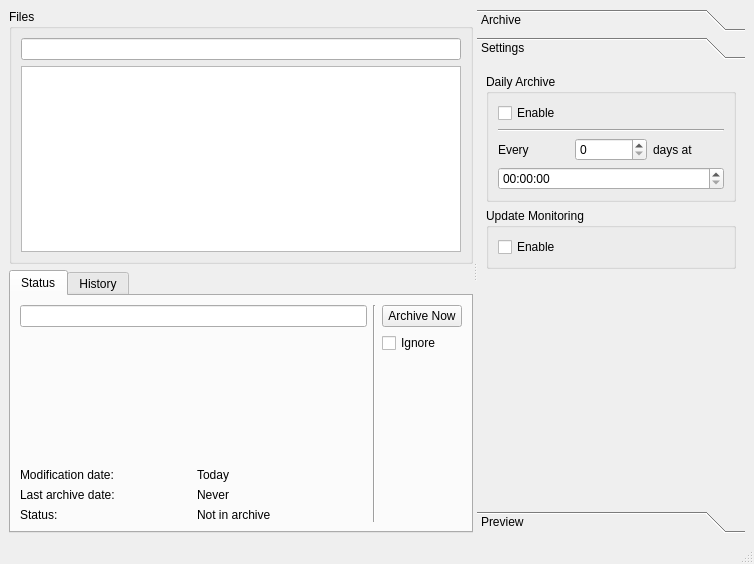
<ui version="4.0" >
 <class>MainWindow</class>
 <widget class="QMainWindow" name="MainWindow" >
  <property name="geometry" >
   <rect>
    <x>0</x>
    <y>0</y>
    <width>754</width>
    <height>564</height>
   </rect>
  </property>
  <property name="windowTitle" >
   <string>MainWindow</string>
  </property>
  <widget class="QWidget" name="centralwidget" >
   <layout class="QVBoxLayout" >
    <item>
     <widget class="QSplitter" name="splitter" >
      <property name="orientation" >
       <enum>Qt::Horizontal</enum>
      </property>
      <widget class="QWidget" name="layoutWidget" >
       <layout class="QVBoxLayout" >
        <item>
         <widget class="QGroupBox" name="groupBox" >
          <property name="title" >
           <string>Files</string>
          </property>
          <layout class="QVBoxLayout" >
           <item>
            <widget class="QLineEdit" name="lineEdit" />
           </item>
           <item>
            <widget class="QListView" name="fileView" />
           </item>
          </layout>
         </widget>
        </item>
        <item>
         <widget class="QTabWidget" name="tabWidget" >
          <property name="currentIndex" >
           <number>0</number>
          </property>
          <widget class="QWidget" name="tab" >
           <attribute name="title" >
            <string>Status</string>
           </attribute>
           <layout class="QHBoxLayout" >
            <item>
             <layout class="QVBoxLayout" >
              <item>
               <widget class="QLineEdit" name="lineEdit_2" >
                <property name="frame" >
                 <bool>true</bool>
                </property>
                <property name="readOnly" >
                 <bool>true</bool>
                </property>
               </widget>
              </item>
              <item>
               <spacer>
                <property name="orientation" >
                 <enum>Qt::Vertical</enum>
                </property>
                <property name="sizeHint" stdset="0" >
                 <size>
                  <width>20</width>
                  <height>40</height>
                 </size>
                </property>
               </spacer>
              </item>
              <item>
               <layout class="QGridLayout" >
                <item row="0" column="0" >
                 <widget class="QLabel" name="label" >
                  <property name="text" >
                   <string>Modification date:</string>
                  </property>
                 </widget>
                </item>
                <item row="0" column="1" >
                 <widget class="QLabel" name="lbl_modstamp" >
                  <property name="text" >
                   <string>Today</string>
                  </property>
                 </widget>
                </item>
                <item row="1" column="0" >
                 <widget class="QLabel" name="label_3" >
                  <property name="text" >
                   <string>Last archive date:</string>
                  </property>
                 </widget>
                </item>
                <item row="1" column="1" >
                 <widget class="QLabel" name="lbl_archiveStamp" >
                  <property name="text" >
                   <string>Never</string>
                  </property>
                 </widget>
                </item>
                <item row="2" column="0" >
                 <widget class="QLabel" name="label_2" >
                  <property name="text" >
                   <string>Status:</string>
                  </property>
                 </widget>
                </item>
                <item row="2" column="1" >
                 <widget class="QLabel" name="lbl_status" >
                  <property name="text" >
                   <string>Not in archive</string>
                  </property>
                 </widget>
                </item>
               </layout>
              </item>
             </layout>
            </item>
            <item>
             <layout class="QHBoxLayout" >
              <item>
               <widget class="Line" name="line" >
                <property name="orientation" >
                 <enum>Qt::Vertical</enum>
                </property>
               </widget>
              </item>
              <item>
               <layout class="QVBoxLayout" >
                <item>
                 <widget class="QPushButton" name="btn_archiveFile" >
                  <property name="text" >
                   <string>Archive Now</string>
                  </property>
                 </widget>
                </item>
                <item>
                 <widget class="QCheckBox" name="chk_ignoreFile" >
                  <property name="text" >
                   <string>Ignore</string>
                  </property>
                 </widget>
                </item>
                <item>
                 <spacer>
                  <property name="orientation" >
                   <enum>Qt::Vertical</enum>
                  </property>
                  <property name="sizeHint" stdset="0" >
                   <size>
                    <width>20</width>
                    <height>71</height>
                   </size>
                  </property>
                 </spacer>
                </item>
               </layout>
              </item>
             </layout>
            </item>
           </layout>
          </widget>
          <widget class="QWidget" name="tab_2" >
           <attribute name="title" >
            <string>History</string>
           </attribute>
           <layout class="QVBoxLayout" >
            <item>
             <widget class="QListView" name="revisionView" />
            </item>
            <item>
             <widget class="QPushButton" name="btnRestore" >
              <property name="text" >
               <string>Restore...</string>
              </property>
             </widget>
            </item>
           </layout>
          </widget>
         </widget>
        </item>
       </layout>
      </widget>
      <widget class="QToolBox" name="toolBox" >
       <property name="currentIndex" >
        <number>1</number>
       </property>
       <widget class="QWidget" name="page" >
        <property name="geometry" >
         <rect>
          <x>0</x>
          <y>0</y>
          <width>141</width>
          <height>383</height>
         </rect>
        </property>
        <attribute name="label" >
         <string>Archive</string>
        </attribute>
        <layout class="QVBoxLayout" >
         <item>
          <widget class="QPushButton" name="btn_archiveNow" >
           <property name="text" >
            <string>Archive All</string>
           </property>
          </widget>
         </item>
         <item>
          <widget class="QPushButton" name="btn_archiveMore" >
           <property name="text" >
            <string>Archive...</string>
           </property>
          </widget>
         </item>
         <item>
          <widget class="QPushButton" name="pushButton" >
           <property name="text" >
            <string>Restore...</string>
           </property>
          </widget>
         </item>
         <item>
          <spacer>
           <property name="orientation" >
            <enum>Qt::Vertical</enum>
           </property>
           <property name="sizeHint" stdset="0" >
            <size>
             <width>133</width>
             <height>181</height>
            </size>
           </property>
          </spacer>
         </item>
        </layout>
       </widget>
       <widget class="QWidget" name="page_2" >
        <property name="geometry" >
         <rect>
          <x>0</x>
          <y>0</y>
          <width>187</width>
          <height>383</height>
         </rect>
        </property>
        <attribute name="label" >
         <string>Settings</string>
        </attribute>
        <layout class="QVBoxLayout" >
         <item>
          <widget class="QGroupBox" name="groupBox_2" >
           <property name="whatsThis" >
            <string>If enabled, HomeSync will create a revision for all your files at this given time</string>
           </property>
           <property name="title" >
            <string>Daily Archive</string>
           </property>
           <layout class="QVBoxLayout" >
            <item>
             <widget class="QCheckBox" name="checkBox" >
              <property name="whatsThis" >
               <string/>
              </property>
              <property name="text" >
               <string>Enable</string>
              </property>
             </widget>
            </item>
            <item>
             <widget class="Line" name="line_2" >
              <property name="orientation" >
               <enum>Qt::Horizontal</enum>
              </property>
             </widget>
            </item>
            <item>
             <layout class="QHBoxLayout" >
              <item>
               <widget class="QLabel" name="label_4" >
                <property name="text" >
                 <string>Every </string>
                </property>
               </widget>
              </item>
              <item>
               <widget class="QSpinBox" name="spinBox" />
              </item>
              <item>
               <widget class="QLabel" name="label_5" >
                <property name="text" >
                 <string>days at</string>
                </property>
               </widget>
              </item>
             </layout>
            </item>
            <item>
             <widget class="QTimeEdit" name="timeEdit" />
            </item>
           </layout>
          </widget>
         </item>
         <item>
          <widget class="QGroupBox" name="groupBox_3" >
           <property name="whatsThis" >
            <string>If enabled, HomeSync will monitor your files for any changes and create revisions automatically.</string>
           </property>
           <property name="title" >
            <string>Update Monitoring</string>
           </property>
           <layout class="QVBoxLayout" name="verticalLayout" >
            <item>
             <widget class="QCheckBox" name="checkBox_2" >
              <property name="whatsThis" >
               <string/>
              </property>
              <property name="text" >
               <string>Enable</string>
              </property>
             </widget>
            </item>
           </layout>
          </widget>
         </item>
         <item>
          <spacer>
           <property name="orientation" >
            <enum>Qt::Vertical</enum>
           </property>
           <property name="sizeHint" stdset="0" >
            <size>
             <width>20</width>
             <height>40</height>
            </size>
           </property>
          </spacer>
         </item>
        </layout>
       </widget>
       <widget class="QWidget" name="page_3" >
        <property name="geometry" >
         <rect>
          <x>0</x>
          <y>0</y>
          <width>113</width>
          <height>402</height>
         </rect>
        </property>
        <attribute name="label" >
         <string>Preview</string>
        </attribute>
       </widget>
      </widget>
     </widget>
    </item>
   </layout>
  </widget>
  <widget class="QMenuBar" name="menubar" >
   <property name="geometry" >
    <rect>
     <x>0</x>
     <y>0</y>
     <width>754</width>
     <height>27</height>
    </rect>
   </property>
  </widget>
  <widget class="QStatusBar" name="statusbar" />
  <action name="actionSettings" >
   <property name="text" >
    <string>Settings</string>
   </property>
  </action>
  <action name="actionBackup_Now" >
   <property name="text" >
    <string>Backup Now</string>
   </property>
  </action>
 </widget>
 <resources/>
 <connections>
  <connection>
   <sender>btn_archiveNow</sender>
   <signal>clicked()</signal>
   <receiver>actionBackup_Now</receiver>
   <slot>trigger()</slot>
   <hints>
    <hint type="sourcelabel" >
     <x>430</x>
     <y>117</y>
    </hint>
    <hint type="destinationlabel" >
     <x>-1</x>
     <y>-1</y>
    </hint>
   </hints>
  </connection>
 </connections>
</ui>
